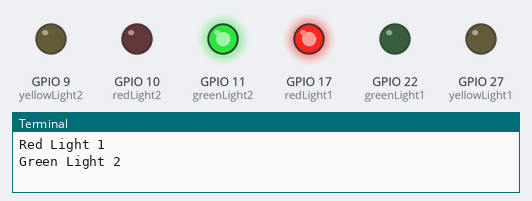
Bench run of a program on a simulated Raspberry Pi (BCM pin numbers). Shown: output pins drawn as LEDs (lit = HIGH), the last lines printed to the terminal.

Above: at 1.2 s.
At 2.7 s:
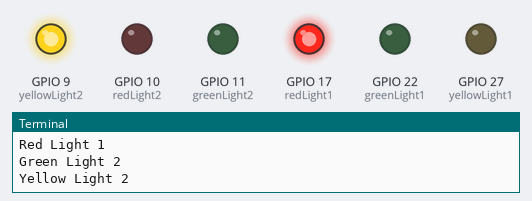
At 4.2 s:
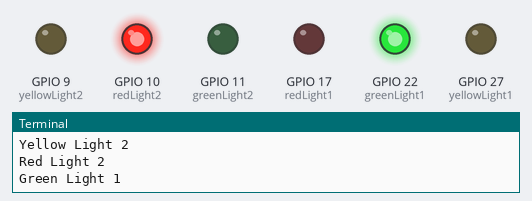
At 5.7 s:
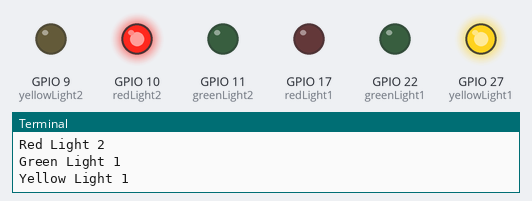
Timing chart, 0 to 7.8 s (numbered marks = the images above):
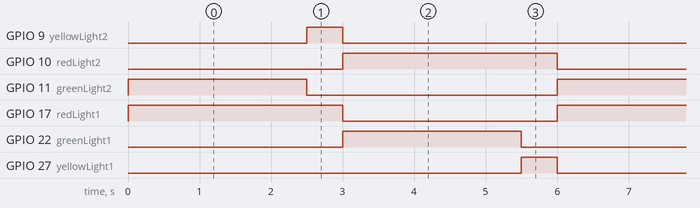

The program:

trafficlight2.py
```python
# Traffic Light 2: Emulate a bi-direction traffic light
# Programmed by Precilla
# Program date 06.17.2018

import RPi.GPIO as GPIO
import time

redLight1 = 17 # our red light (LED) pin
yellowLight1 = 27 # our yellow light (LED) pin
greenLight1 = 22 # our green light (LED) pin
#redDelay = 30/10 # delay for red light (seconds)
yellowDelay = 5/10 # delay for yellow light (seconds)
greenDelay = 25/10 # delay for green light (seconds)
redLight2 = 10 # second red light (LED)
yellowLight2 = 9 # second yellow light (LED)
greenLight2 = 11 # second green light (LED)


GPIO.setmode(GPIO.BCM) # Sets the GPIO mapped on the R-Pi
GPIO.setup(redLight1, GPIO.OUT) # Set pin as output
GPIO.setup(yellowLight1, GPIO.OUT) # Set pin as output
GPIO.setup(greenLight1, GPIO.OUT) # Set pin as output
GPIO.setup(redLight2, GPIO.OUT) # Set pin as output
GPIO.setup(yellowLight2, GPIO.OUT) # Set pin as output
GPIO.setup(greenLight2, GPIO.OUT) # Set pin as output

GPIO.output(redLight1, GPIO.LOW) # turn off the red
GPIO.output(yellowLight1, GPIO.LOW) # turn off the yellow
GPIO.output(greenLight1, GPIO.LOW) # turn off the green
GPIO.output(redLight2, GPIO.LOW) # turn off red 2
GPIO.output(yellowLight2, GPIO.LOW) # turn off yellow 2
GPIO.output(greenLight2, GPIO.LOW) # turn off green 2

while True: # repeat indefinitely
    print ('Red Light 1') # send text to the screen
    print ('Green Light 2') # send text to the scree
    GPIO.output(redLight1, GPIO.HIGH) # turn on red light 1
    GPIO.output(greenLight2, GPIO.HIGH) # turn on green light 2
    GPIO.output(yellowLight1, GPIO.LOW) # turn off yellow light
    GPIO.output(redLight2, GPIO.LOW) # turn off red light 2
    time.sleep(greenDelay) # wait for green cycle
    print ('Yellow Light 2') # send text to the screen
    GPIO.output(yellowLight2, GPIO.HIGH)# turn on yellow light 2
    GPIO.output(greenLight2, GPIO.LOW) # turn off green light 2
    time.sleep(yellowDelay) # wait for yellow cycle
    print ('Red Light 2') # send text to the screen
    print ('Green Light 1') # send text to the scree
    GPIO.output(redLight2, GPIO.HIGH) # turn on red light 2
    GPIO.output(greenLight1, GPIO.HIGH) # turn on green light 1
    GPIO.output(yellowLight2, GPIO.LOW) # turn off yellow light
    GPIO.output(redLight1, GPIO.LOW) # turn off red light 1
    time.sleep(greenDelay) # wait for green cycle
    print ('Yellow Light 1') # send text to the screen
    GPIO.output(yellowLight1, GPIO.HIGH)# turn on yellow light 1
    GPIO.output(greenLight1, GPIO.LOW) # turn off green light 1
    time.sleep(yellowDelay) # wait for yellow cycle
```

Measured:
- by itself, GPIO 9 (yellowLight2), GPIO 27 (yellowLight1): alternates HIGH for 0.50 s and LOW for 5.5 s
- by itself, GPIO 10 (redLight2), GPIO 17 (redLight1): alternates HIGH for 3.0 s and LOW for 3.0 s
- by itself, GPIO 11 (greenLight2), GPIO 22 (greenLight1): alternates HIGH for 2.5 s and LOW for 3.5 s
